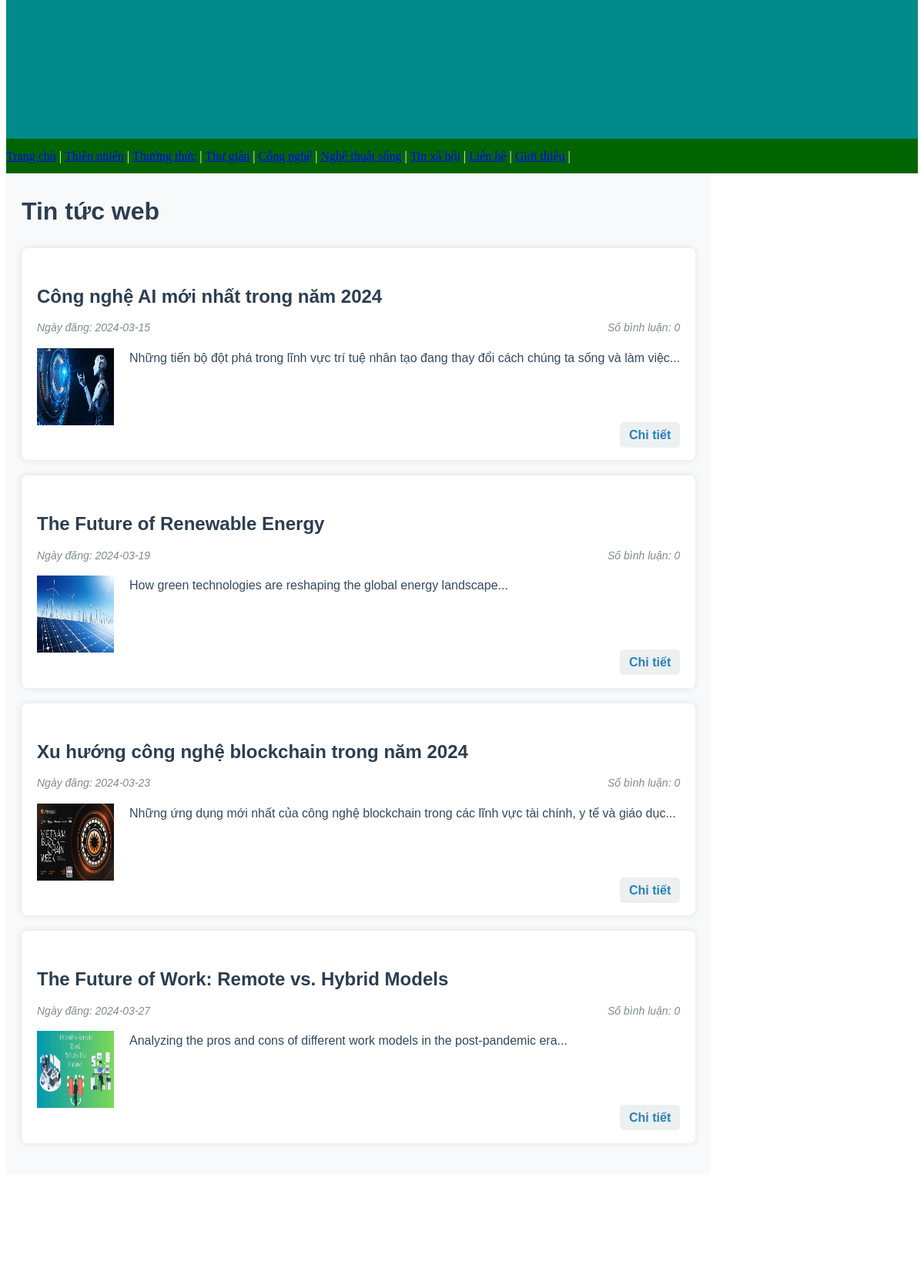
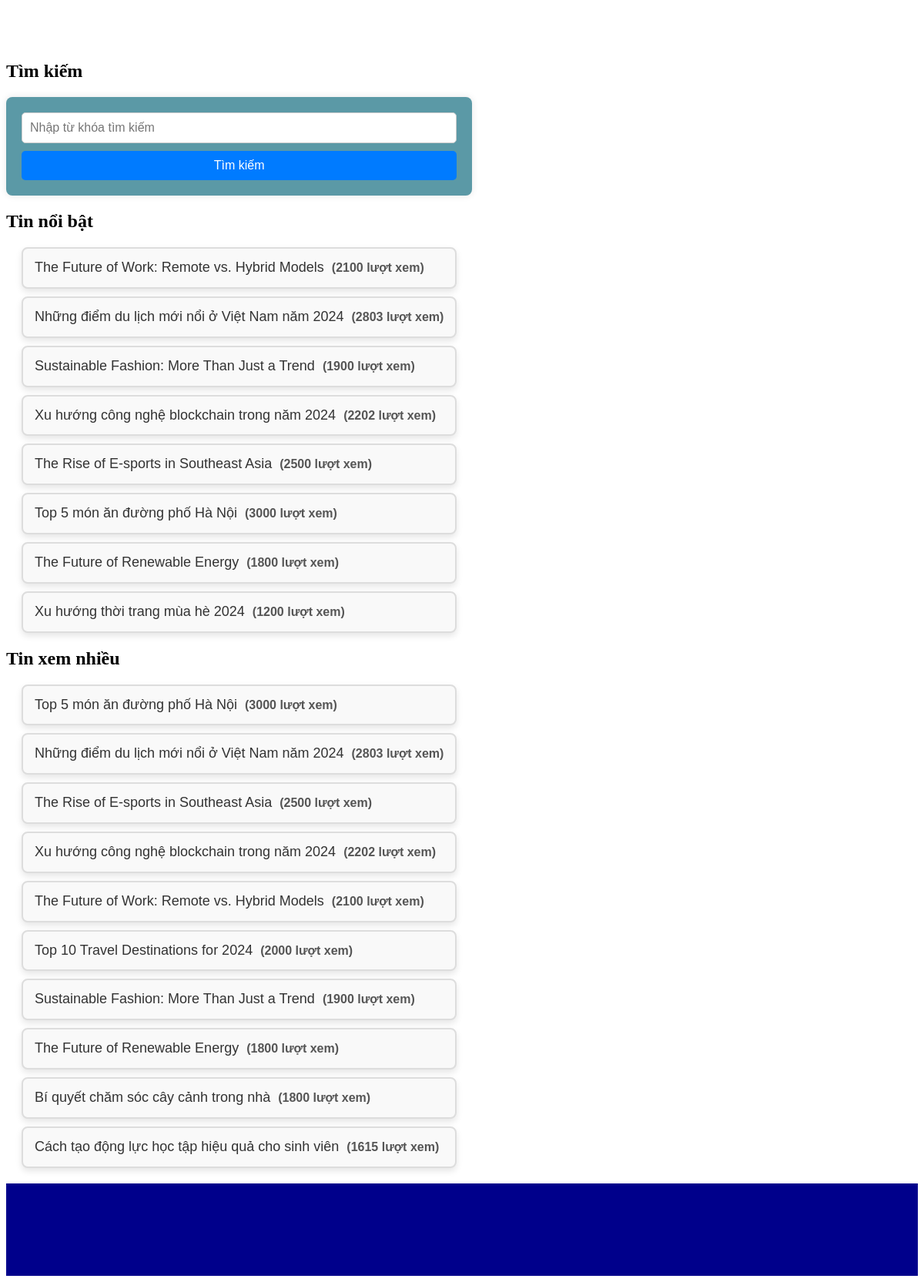
The app's page /index.php?page=theloai&tintrongtheloai.php&idTL=21 with its own data (2 pictures, top to bottom).
### tables this page shows
CREATE TABLE `theloai` (
  `idTL` int(11) NOT NULL,
  `lang` varchar(11) NOT NULL,
  `TenTL` varchar(255) NOT NULL,
  `ThuTu` int(11) NOT NULL,
  `AnHien` int(11) NOT NULL,
  `HienMenu` int(11) NOT NULL
);

CREATE TABLE `tin` (
  `idTin` int(11) NOT NULL,
  `lang` varchar(2) NOT NULL,
  `TieuDe` text NOT NULL,
  `TomTat` text NOT NULL,
  `Content` text DEFAULT NULL,
  `urlHinh` varchar(255) NOT NULL,
  `Ngay` date NOT NULL,
  `idTL` int(11) NOT NULL,
  `idLT` int(11) NOT NULL,
  `SoLanXem` int(11) NOT NULL,
  `NoiBat` int(11) NOT NULL,
  `AnHien` int(11) NOT NULL
);

CREATE TABLE `loaitin` (
  `idLT` int(11) NOT NULL,
  `lang` varchar(2) NOT NULL,
  `Ten` varchar(255) NOT NULL,
  `ThuTu` int(11) NOT NULL,
  `AnHien` int(11) NOT NULL,
  `idTL` int(11) NOT NULL
);

### tinxemnhieu.php (the view, shortened to what this page needs)
<?php require_once "connectdb.php";
try {
    $sql = "SELECT idTin, TieuDe, SoLanXem FROM tin WHERE AnHien=1 ORDER BY SoLanXem DESC LIMIT 0,10";
    $kq = $conn->query($sql);
} catch (Exception $e) {
    die("Lỗi thực thi sql: " . $e->getMessage());
}
?>
<div id="txn" class="data">
    <?php foreach ($kq as $tin) {
    ?>
        <a href="index.php?page=tin&tinchitiet.php&idTin=<?php echo $tin['idTin'] ?>">
            <?php
            echo "<p>", $tin['TieuDe'], "<span>(", $tin['SoLanXem'], " lượt xem)</span></p>";
            ?>
        </a>
    <?php
    } ?>
</div>

### menu.php (shortened to what this page needs)
<?php
require_once "connectdb.php";
$sql_1 = "SELECT idTL, TenTL FROM theloai WHERE AnHien=1 AND lang='vi' " . "ORDER BY ThuTu DESC";
$theloai = $conn->query($sql_1);
?>
<ul class="menu1">
    <li><a href="index.php"> Trang chủ</a></li>
    <?php
    foreach ($theloai as $row) {
    ?>
        <li><a href="index.php?page=theloai&tintrongtheloai.php&idTL=<?php echo $row['idTL'] ?>"><?php echo $row['TenTL'] ?></a></li>
    <?php
    }
    ?>
    <li><a href="index.php?page=lienhe">Liên hệ</a></li>
    <li><a href="index.php?page=gioithieu">Giới thiệu</a></li>
</ul>

### tintrongtheloai.php (shortened to what this page needs)
<?php
require_once "index.php";
$idTL = $_GET['idTL'];
settype($idTL, "int");
$sql = "SELECT idTin,idLT, TieuDe, TomTat, Ngay, urlHinh FROM tin WHERE idTL=$idTL AND AnHien=1";
global $conn;
$kq = $conn->query($sql);
$lastIDLT = null;
?>
<div class="dstin">
    <?php
    foreach ($kq as $tin) {
        $idLT = $tin['idLT'];
        $sql = "SELECT idLT,Ten FROM loaitin WHERE idLT=$idLT AND AnHien=1";
        global $conn;
        $loaitin = $conn->query($sql);
        $loaitin = $loaitin->fetch();
        if ($lastIDLT !== $idLT) {
            echo "<h1><a href='index.php?page=loai&tintrongloai.php&idLT={$loaitin['idLT']}'>" . $loaitin['Ten'] . "</a></h1>";
            $lastIDLT = $idLT;
        }
    ?>
        <div class="tin">
            <h3 class="tieude">
                <a href="index.php?page=tin&tinchitiet.php&idTin=<?php echo $tin['idTin'] ?>">
                    <?= $tin['TieuDe'] ?>
                </a>
            </h3>
            <div class="info">
                <span class="ngay">Ngày đăng: <?= $tin['Ngay']; ?> </span>
                <span class="binhluan">Số bình luận: 0 </span>
            </div>
            <div class="container1">
                <img src="<?= $tin['urlHinh'] ?>" height="100" width="100px">
                <div class="tomtat">
                    <?= $tin['TomTat'] ?>
                </div>
            </div>
            <div class="chitiet">
                <a href="index.php?page=tin&tinchitiet.php&idTin=<?php echo $tin['idTin'] ?>">
                    Chi tiết
                </a>
            </div>
        </div>
    <?php
    }
    ?>
</div>

### tinnoibat.php (shortened to what this page needs)
<?php require_once "connectdb.php";
try {
    $sql = "SELECT idTin, TieuDe, SoLanXem FROM tin WHERE NoiBat=1 ORDER BY Ngay DESC LIMIT 0,8";
    $kq = $conn->query($sql);
} catch (Exception $e) {
    die("Lỗi thực thi sql: " . $e->getMessage());
}
?>
<div id="txn" class="data">
    <?php foreach ($kq as $tin) {
    ?>
        <a href="index.php?page=tin&tinchitiet.php&idTin=<?php echo $tin['idTin'] ?>">
            <?php echo "<p>", $tin['TieuDe'], "<span>(", $tin['SoLanXem'], " lượt xem)</span></p>"; ?>
        </a>
    <?php
    } ?>
</div>

### menu.php (style rules this page uses)
.menu1 { margin: 0; padding: 0; list-style: none }
.menu1 li { display: inline-block; height: 45px; line-height: 45px; text-align: center; color: white; }
.menu1 li::after { content: ' | ' }
.menu1 li a { color: blue; }

### tintrongtheloai.php (style rules this page uses)
.dstin { margin: 0 auto; padding: 20px; background-color: #f8f9fa; font-family: 'Arial', sans-serif; line-height: 1.6; color: #333; }
.tin { padding: 20px; margin-bottom: 20px; background-color: #fff; border-radius: 8px; box-shadow: 0 0 10px rgba(0, 0, 0, 0.1); }
.tieude { font-size: 24px; font-weight: bold; margin-bottom: 10px; }
.tieude a { text-decoration: none; color: #2c3e50; }
.info { display: flex; justify-content: space-between; margin-bottom: 15px; font-size: 14px; color: #7f8c8d; }
.ngay, .binhluan { font-style: italic; }
.container1 { display: flex; gap: 20px; align-items: flex-start; }
.tomtat { font-size: 16px; color: #34495e; margin-bottom: 15px; }
.chitiet { text-align: right; }
h1 a { text-decoration: none; color: #2c3e50; }
.chitiet a { text-decoration: none; color: #2980b9; font-weight: bold; background-color: #ecf0f1; padding: 8px 12px; border-radius: 5px; transition: background-color 0.3s, color 0.3s; }

### tinnoibat.php (style rules this page uses)
.data { font-family: Arial, sans-serif; line-height: 1.8em; margin: 20px; }
.data a { text-decoration: none; }
.data p { font-size: 18px; color: #333; margin: 10px 0; padding: 10px 15px; border: 2px solid #ddd; border-radius: 8px; background-color: #f9f9f9; box-shadow: 0 4px 8px rgba(0, 0, 0, 0.1); transition: transform 0.2s, box-shadow 0.2s; }
.data p span { font-size: 16px; color: #555; margin-left: 10px; font-weight: bold; }

### tinxemnhieu.php (style rules this page uses)
.data { font-family: Arial, sans-serif; line-height: 1.8em; margin: 20px; }
.data a { text-decoration: none; }
.data p { font-size: 18px; color: #333; margin: 10px 0; padding: 10px 15px; border: 2px solid #ddd; border-radius: 8px; background-color: #f9f9f9; box-shadow: 0 4px 8px rgba(0, 0, 0, 0.1); transition: transform 0.2s, box-shadow 0.2s; }
.data p span { font-size: 16px; color: #555; margin-left: 10px; font-weight: bold; }

### records on screen
theloai: TenTL "Thiên nhiên"
theloai: TenTL "Thường thức"
theloai: TenTL "Thư giãn"
theloai: TenTL "Công nghệ"
theloai: TenTL "Nghệ thuật sống"
theloai: TenTL "Tin xã hội"
tin: loaitin.Ten "Tin tức web", TieuDe "Công nghệ AI mới nhất trong năm 2024", Ngay "2024-03-15", urlHinh (picture), TomTat "Những tiến bộ đột phá trong lĩnh vực trí tuệ nhân tạo đang thay đổi cách chúng ta sống và làm việc..."
tin: TieuDe "The Future of Renewable Energy", Ngay "2024-03-19", urlHinh (picture), TomTat "How green technologies are reshaping the global energy landscape...", SoLanXem "1800"
tin: TieuDe "Xu hướng công nghệ blockchain trong năm 2024", Ngay "2024-03-23", urlHinh (picture), TomTat "Những ứng dụng mới nhất của công nghệ blockchain trong các lĩnh vực tài chính, y tế và giáo dục...", SoLanXem "2202"
tin: TieuDe "The Future of Work: Remote vs. Hybrid Models", Ngay "2024-03-27", urlHinh (picture), TomTat "Analyzing the pros and cons of different work models in the post-pandemic era...", SoLanXem "2100"
tin: TieuDe "Những điểm du lịch mới nổi ở Việt Nam năm 2024", SoLanXem "2803"
tin: TieuDe "Sustainable Fashion: More Than Just a Trend", SoLanXem "1900"
tin: TieuDe "The Rise of E-sports in Southeast Asia", SoLanXem "2500"
tin: TieuDe "Top 5 món ăn đường phố Hà Nội", SoLanXem "3000"
tin: TieuDe "Xu hướng thời trang mùa hè 2024", SoLanXem "1200"
tin: TieuDe "Top 10 Travel Destinations for 2024", SoLanXem "2000"
tin: TieuDe "Bí quyết chăm sóc cây cảnh trong nhà", SoLanXem "1800"
tin: TieuDe "Cách tạo động lực học tập hiệu quả cho sinh viên", SoLanXem "1615"
